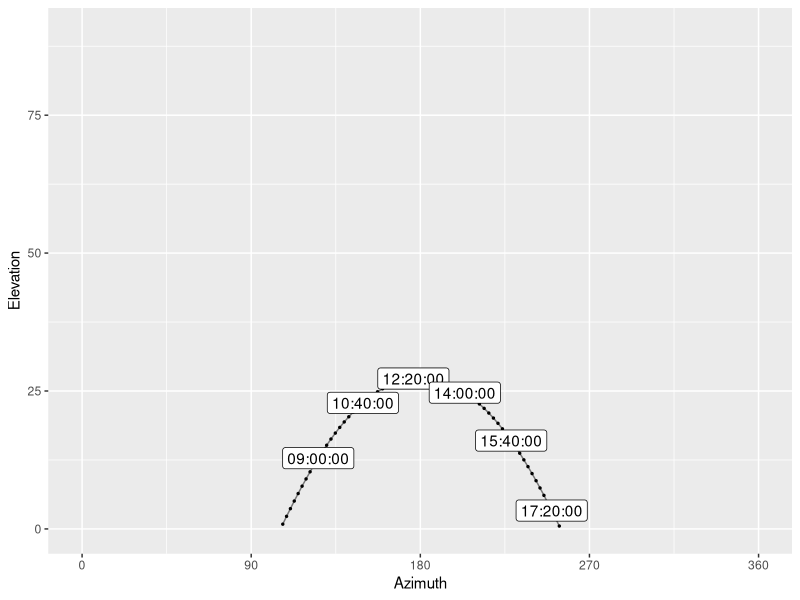

This chart was generated by the following R code:
library(tidyverse)

calculateEfficiency <- function(alpha, beta){
  x <- cos(alpha)
  y <- cos(beta)
  
  x*y
}

calculateEfficiency(0.345, 0.3554)

# https://www.sunearthtools.com/dp/tools/pos_sun.php?lang=de

solarWinkel <- read_delim('SunPath.csv', delim = ";", skip = 3)

# Elevation muss höher größer null sein -> filtern

ggplot(solarWinkel, aes(x = Azimuth, y = Elevation)) +
  geom_line(alpha = 0.5) +
  geom_point(size = 0.5) +
  geom_label(data = solarWinkel[seq(1, nrow(solarWinkel), 10),], aes(label = Stunde)) +
  scale_y_continuous(limits = c(0,90)) +
  scale_x_continuous(limits = c(0,360), breaks = c(0,90,180,270,360))
